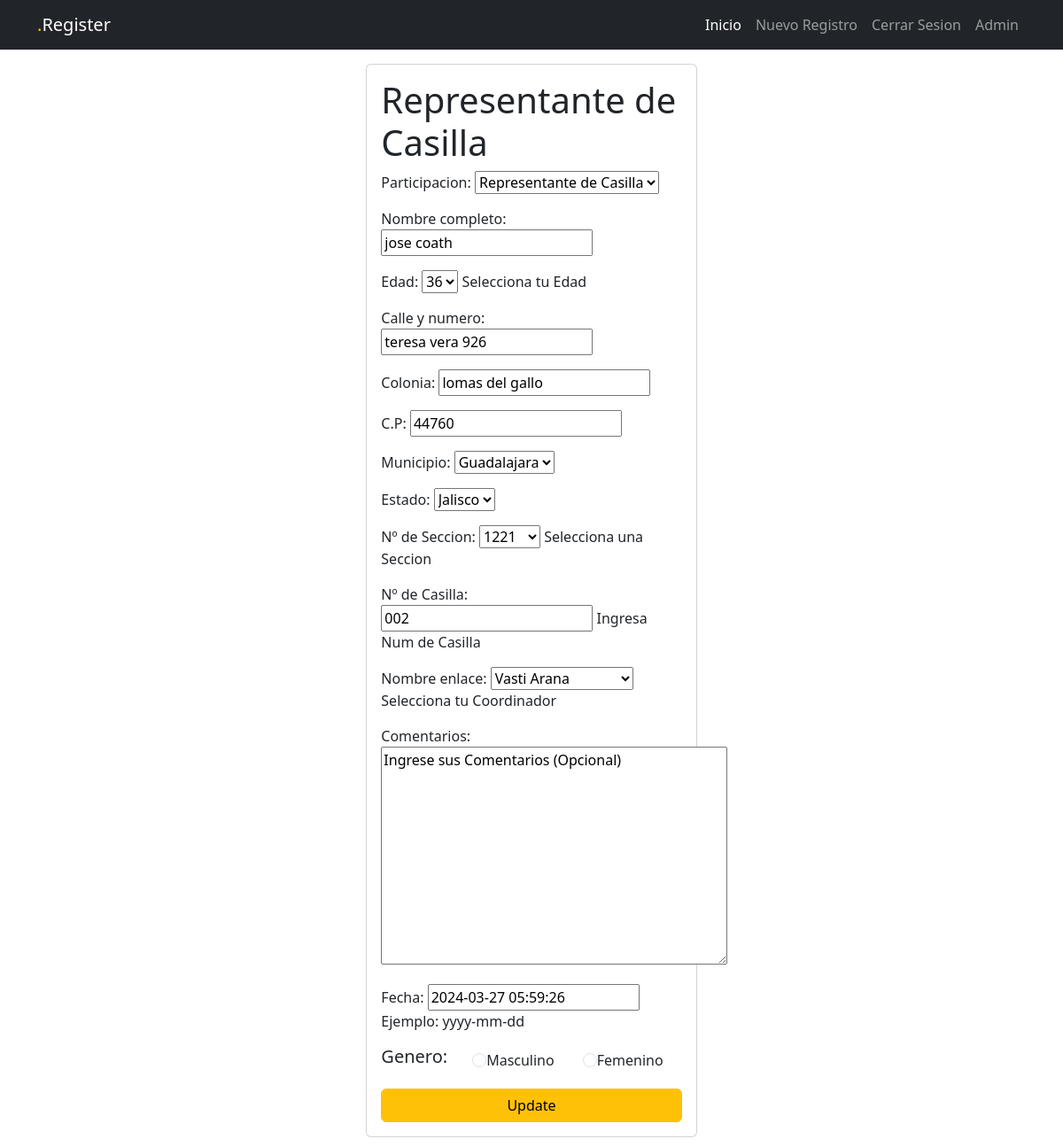
Page /taskedit/19/ (signed in) on the committed database.
### tasks/models.py (models this page shows, shortened)
class Task(models.Model):
    participacion = models.CharField(max_length=100, null=False, blank=False, choices=puesto_status)
    nombre_completo = models.CharField(max_length=150)
    edad = models.IntegerField(null= False, blank=False, choices=age, default=age, help_text = 'Selecciona tu Edad')
    calle_y_numero = models.CharField(max_length=250)
    masculino = models.BooleanField(default=False)
    femenino = models.BooleanField(default=False)
    colonia = models.CharField(max_length=200)
    c_p = models.CharField('C.P', max_length=250)
    municipio = models.CharField(max_length=250, null=False, blank=False, choices=municipio_status, default=None)
    estado = models.CharField(max_length=250, null=False, blank=False, choices=estado_status, default= None)
    num_seccion = models.IntegerField('Nº de Seccion', null=False, blank=False, choices=seccion_status, help_text='Selecciona una Seccion' )
    num_casilla = models.CharField('Nº de Casilla',max_length=250, blank=True, help_text='Ingresa Num de Casilla',)
    nombre_enlace = models.CharField(max_length=250, null=False, blank=False, choices=coordinador_status, help_text='Selecciona tu Coordinador',)
    description = models.TextField('Comentarios',blank=True, default= 'Ingrese sus Comentarios (Opcional)')
    created = models.DateTimeField(auto_now_add=True)
    datecompleted = models.DateTimeField('Fecha',null=True, help_text='Ejemplo: yyyy-mm-dd')
    important = models.BooleanField(default=False)
    user = models.ForeignKey(User, on_delete=models.CASCADE)

### tasks/views.py (the view, shortened to what this page needs)
# urls.py: path('taskedit/<int:task_id>/', views.task_edit, name='task_edit'),
@login_required
def task_edit(request, task_id):
    if request.method == 'GET':
        task = get_object_or_404(Task, pk=task_id, user=request.user)
        form = TaskForm(instance=task)
        return render(request, 'task_edit.html', {'task': task, 'form': form})

### tasks/templates/task_edit.html (shortened to what this page needs)
{% extends "base.html" %}
{% block content %}
    <main class= "container-center padding-3 m-3">
        <div class="row">
            <div class= "col-md-4 offset-md-4">
                <form action="{% url 'task_edit' task.id %}" method="POST" class="card card-body">
                    <h1>{{task.participacion}}</h1>
                    {{form.as_p}}
                    <div class="d-flex container-between md-3">
                        <h5>Genero:</h5>
                        <div class="form-check form-check-inline m-1">
                            <input class="form-check-input mx-auto" type="radio" name="flexRadioDefault" id="flexRadioDefault1" required>
                            <label class="form-check-label" for="flexRadioDefault1"> <p class="text-center mx-auto">Masculino</p></label>
                        </div>
                        <div class="form-check form-check-inline m-1">
                                <input class="form-check-input mx-auto" type="radio" name="flexRadioDefault" id="flexRadioDefault2" required>
                                <label class="form-check-label text-center" for="flexRadioDefault2"><p class="text-center mx-auto">Femenino</p></label>
                        </div>
                    </div>
                    <button class="btn btn-warning">
                        Update
                    </button>
                </form>
            </div>
        </div>
    </main>
{% endblock %}

### rows in the picture
Task: participacion "Representante de Casilla", nombre_completo "jose coath", edad "36", calle_y_numero "teresa vera 926", colonia "lomas del gallo", c_p "44760", municipio "Guadalajara", estado "Jalisco", num_seccion "1221", num_casilla "002", nombre_enlace "Vasti Arana", description "Ingrese sus Comentarios (Opcional)", datecompleted "2024-03-27 05:59:26"
